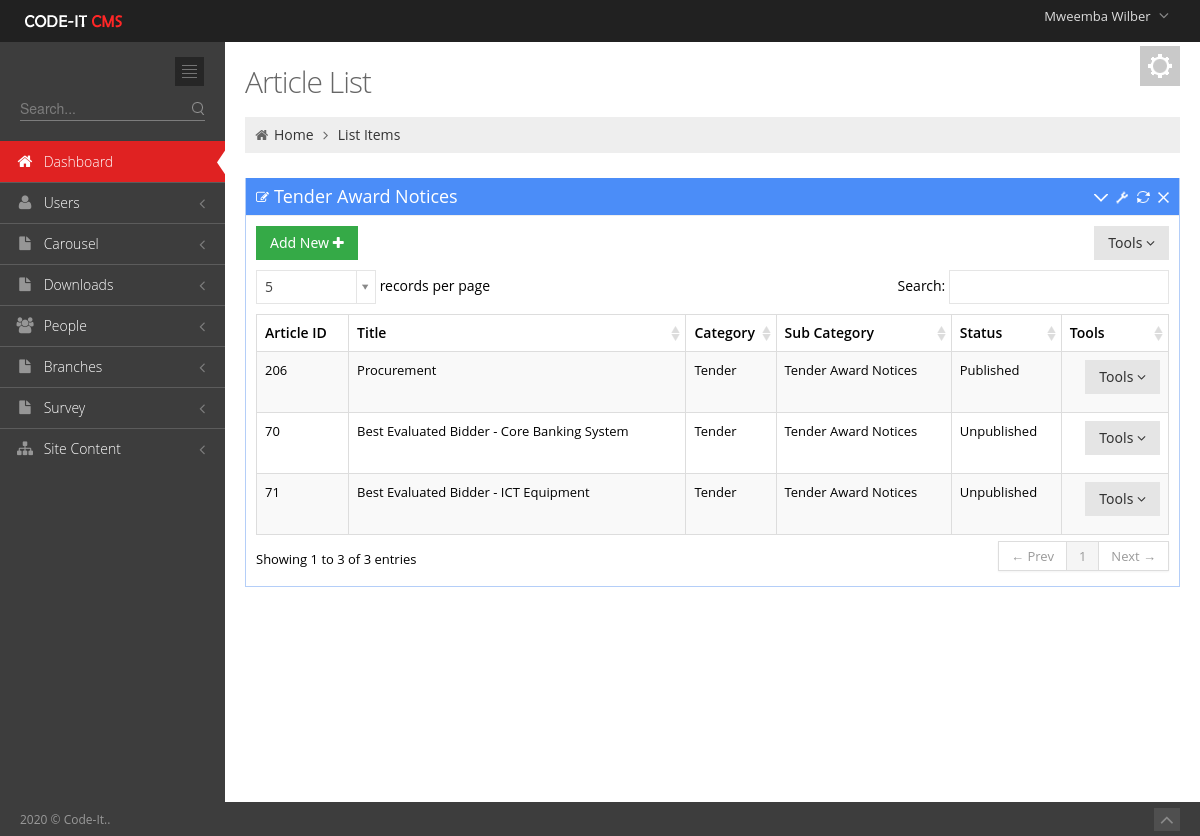
The app's page /Admin/ArticleListTendnotice.php (signed in) with its own data.
### tables this page shows
CREATE TABLE `user_tbl` (
  `username` varchar(50) NOT NULL,
  `password` text NOT NULL,
  `email` text NOT NULL,
  `contact_no` varchar(50) NOT NULL,
  `branch` int(11) NOT NULL,
  `level` int(11) NOT NULL,
  `Position` text NOT NULL,
  `active` int(11) NOT NULL,
  `Staff_no` int(11) NOT NULL,
  `profile_picture` text NOT NULL,
  `last_pass_change` date NOT NULL,
  `emp_id` int(3) NOT NULL,
  `Status` varchar(20) NOT NULL,
  `date_created` date NOT NULL
);

CREATE TABLE `employees_tbl` (
  `emp_id` int(4) UNSIGNED ZEROFILL NOT NULL,
  `Title` text NOT NULL,
  `first_name` varchar(100) DEFAULT NULL,
  `last_name` varchar(100) DEFAULT NULL,
  `date_of_birth` date DEFAULT NULL,
  `email` varchar(100) DEFAULT NULL,
  `mobile_number` varchar(18) DEFAULT NULL,
  `whatsapp` text NOT NULL,
  `address1` varchar(100) DEFAULT NULL,
  `address2` varchar(100) DEFAULT NULL,
  `city_town` varchar(100) DEFAULT NULL,
  `genda` varchar(10) DEFAULT NULL,
  `country` varchar(100) DEFAULT NULL,
  `date_joined` date DEFAULT NULL,
  `jobRole` text,
  `Qualification_level` varchar(40) NOT NULL,
  `qualification_Area` varchar(100) NOT NULL,
  `Category` text NOT NULL,
  `Picture` text NOT NULL,
  `brief_profile` text NOT NULL
);

CREATE TABLE `articles` (
  `article_id` int(11) NOT NULL,
  `At_Title` text NOT NULL,
  `At_content` longtext NOT NULL,
  `At_image` text NOT NULL,
  `At_sub_cat` int(11) NOT NULL,
  `At_category` int(11) NOT NULL,
  `At_status` text NOT NULL,
  `Document` text NOT NULL,
  `ytube` text NOT NULL
);

CREATE TABLE `at_categories` (
  `ID` int(11) NOT NULL,
  `Name` text NOT NULL
);

CREATE TABLE `sub_category` (
  `Sub_id` int(11) NOT NULL,
  `Sub_name` text NOT NULL,
  `Category_id` int(11) NOT NULL
);

### includes/sessions.php (called while the page is built, shortened)
<?php
include 'Dbconnect.php';
$dbuser=$_SESSION['username'];
   $query="SELECT * FROM `user_tbl` INNER JOIN `employees_tbl` ON `employees_tbl`.`emp_id`=`user_tbl`.`Staff_no` WHERE `username`='$dbuser'";
      $q1=mysqli_query($conn,$query)or die(mysqli_error());
            while ($row = mysqli_fetch_array($q1)) {
            $firstname=$row['first_name'];
            }
?>

### Admin/ArticleListTendnotice.php (the view, shortened to what this page needs)
<?php include '../includes/sessions.php';?><!DOCTYPE html>
 <html lang="en">
<head>
	<link href="media/css/bootstrap.min.css" rel="stylesheet" type="text/css"/>
	<link href="media/css/bootstrap-responsive.min.css" rel="stylesheet" type="text/css"/>
	<link href="media/css/font-awesome.min.css" rel="stylesheet" type="text/css"/>
	<link href="media/css/style-metro.css" rel="stylesheet" type="text/css"/>
	<link href="media/css/style.css" rel="stylesheet" type="text/css"/>
	<link href="media/css/style-responsive.css" rel="stylesheet" type="text/css"/>
	<link href="media/css/default.css" rel="stylesheet" type="text/css" id="style_color"/>
	<link href="media/css/uniform.default.css" rel="stylesheet" type="text/css"/>
	<link rel="stylesheet" type="text/css" href="media/css/select2_metro.css" />
	<link rel="stylesheet" href="media/css/DT_bootstrap.css" />
</head>
<?php
include 'includes/header.php';
include 'includes/sidebar.php';
?>
		<div class="page-content">
			<div class="container-fluid">
				<div class="row-fluid">
					<div class="span12">
						<div class="color-panel hidden-phone">
							<div class="color-mode-icons icon-color"></div>
						</div>
						<h3 class="page-title">
							Article List
						</h3>
						<ul class="breadcrumb">
							<li>
								<i class="icon-home"></i>
								<a href="index.html">Home</a>
								<i class="icon-angle-right"></i>
							</li>
							<li><a href="#">List Items</a></li>
						</ul>
					</div>
				</div>
				<div class="row-fluid">
					<div class="span12">
						<div class="portlet box blue">
							<div class="portlet-title">
								<div class="caption"><i class="icon-edit"></i>Tender Award Notices</div>
								<div class="tools">
									<a href="javascript:;" class="collapse"></a>
									<a href="#portlet-config" data-toggle="modal" class="config"></a>
									<a href="javascript:;" class="reload"></a>
									<a href="javascript:;" class="remove"></a>
								</div>
							</div>
							<div class="portlet-body">
								<div class="clearfix">
									<div class="btn-group">
										<a href="NewArticles.php"><button " class="btn green">
										Add New <i class="icon-plus"></i>
										</button></a>
									</div>
									<div class="btn-group pull-right">
										<button class="btn dropdown-toggle" data-toggle="dropdown">Tools <i class="icon-angle-down"></i>
										</button>
									</div>
								</div>
								<table class="table table-striped table-hover table-bordered" id="sample_editable_1">
									<thead>
										<tr>
											<th>Article ID</th>
											<th>Title</th>
											<th>Category</th>
											<th>Sub Category</th>
											<th>Status</th>
											<th>Tools</th>
										</tr>
									</thead>
									<tbody>
                                <?php
 $propertySQL="SELECT * FROM `articles`
 INNER JOIN `at_categories` ON `articles`.`At_category`=`at_categories`.`ID` INNER JOIN `sub_category` ON `sub_category`.`Sub_id`=`articles`.`At_sub_cat`  WHERE `At_sub_cat`='26'";
											$results=mysqli_query($conn,$propertySQL);
											while($row5=mysqli_fetch_array($results)){
            ?>
										<tr class="">
                                             <td><?php  echo $row5['article_id']; ?></td>
											<td><?php  echo $row5['At_Title']; ?></td>
											<td><?php  echo $row5['Name']; ?></td>
											<td><?php  echo $row5['Sub_name']; ?></td>
											<td><?php  echo $row5['At_status']; ?></td>
											<td><div class="btn-group pull-right">
										<button class="btn dropdown-toggle" data-toggle="dropdown">Tools <i class="icon-angle-down"></i>
										</button>
									</div></td>
										</tr>
									<?php } 		 ?>
									</tbody>
								</table>
							</div>
						</div>
					</div>
				</div>
			</div>
		</div>
	</div>
	<div class="footer">
		<div class="footer-inner">
			2020 &copy; Code-It..
		</div>
		<div class="footer-tools">
			<span class="go-top">
			<i class="icon-angle-up"></i>
			</span>
		</div>
	</div>
</body>
</html>

### Admin/includes/header.php (shortened to what this page needs)
<?php
 include '../includes/sessions.php';
?>
 <html lang="en" class="no-js">
<body class="page-header-fixed">
	<div class="header navbar navbar-inverse navbar-fixed-top">
		<div class="navbar-inner">
			<div class="container-fluid">
				<a class="brand" href="index.php">
				<img src="media/image/logo.png" alt="logo"/>
				</a>
				<ul class="nav pull-right">
					<li class="dropdown user">
						<a href="#" class="dropdown-toggle" data-toggle="dropdown">
						<span class="username"><?php echo $firstname ;?></span>
						<i class="icon-angle-down"></i>
						</a>
					</li>
				</ul>
			</div>
		</div>
	</div>
	<div class="page-container">

### Admin/media/css/style-metro.css (style rules this page uses)
div, input, select, textarea, span, img, table, td, th, p, a, button, ul, li { -webkit-border-radius: 0 !important; -moz-border-radius: 0 !important; border-radius: 0 !important; }
.btn { background-color: #e5e5e5; background-image: none; filter: none; border: 0; padding: 7px 14px; text-shadow: none; font-family: "Segoe UI", Helvetica, Arial, sans-serif; font-size: 14px; color: #333333; cursor: pointer; outline: none; -webkit-box-shadow: none !important; -moz-box-shadow: none !important; box-shadow: none !important; -webkit-border-radius: 0 !important; -moz-border-radius: 0 !important; border-radius: 0 !important; }
.btn.green { color: white; text-shadow: none; background-color: #35aa47; }

### Admin/media/css/style-responsive.css (style rules this page uses)
@media (min-width: 980px) { .page-content { margin-left: 225px; margin-top: 0px; min-height: 760px; } }

### Admin/media/css/default.css (style rules this page uses)
body { background-color: #3d3d3d !important; }
.header .navbar-inner { filter: none !important; background-image: none !important; background-color: #212121 !important; }
.header .nav li.dropdown .dropdown-toggle i { color: #8a8a8a !important; }
.footer .footer-inner { color: #999999; }
.footer .footer-tools .go-top { background-color: #4f4f4f; }
.footer .footer-tools .go-top i { color: #8a8a8a; }

### records on screen
user_tbl: employees_tbl.first_name "Mweemba Wilber"
articles: article_id "70", At_Title "Best Evaluated Bidder - Core Banking System", at_categories.Name "Tender", sub_category.Sub_name "Tender Award Notices", At_status "Unpublished"
articles: article_id "71", At_Title "Best Evaluated Bidder - ICT Equipment", at_categories.Name "Tender", sub_category.Sub_name "Tender Award Notices", At_status "Unpublished"
articles: article_id "206", At_Title "Procurement", at_categories.Name "Tender", sub_category.Sub_name "Tender Award Notices", At_status "Published"
